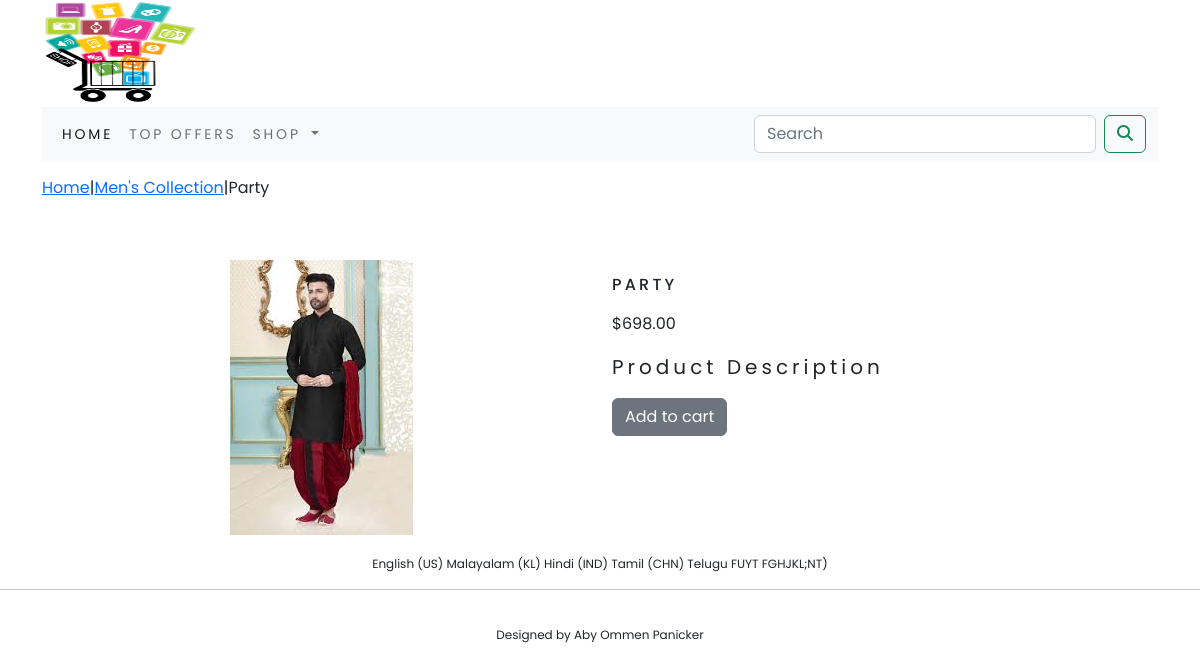
Page /shop/mens-collection/party/ on the committed database.
### shop/models.py (models this page shows, shortened)
class Product(models.Model):
    name=models.CharField(max_length=250,unique=True)
    slug=models.SlugField(max_length=250,unique=True)
    description=models.TextField(blank=True)
    price=models.DecimalField(max_digits=10,decimal_places=2)
    category=models.ForeignKey(Category,on_delete=models.CASCADE)
    image = models.ImageField(upload_to='product',blank=True)
    stock=models.IntegerField()
    available=models.BooleanField(default=True)
    created=models.DateTimeField(auto_now_add=True)
    updated=models.DateTimeField(auto_now=True)
    class Meta:
        ordering=('name',)
        verbose_name='product'
        verbose_name_plural='products'

class Category(models.Model):
    name=models.CharField(max_length=250,unique=True)
    slug=models.SlugField(max_length=250,unique=True)
    description=models.TextField(blank=True)
    image=models.ImageField(upload_to='category',blank=True)
    class Meta:
        ordering = ('name',)
        verbose_name = 'category'
        verbose_name_plural = 'categories'
    def get_url(self):
        return reverse('shop:products_by_category',args=[self.slug])
    def __str__(self):
        return  '{}'.format(self.name)

### shop/views.py (the view)
# urls.py: path('<slug:c_slug>/<slug:product_slug>/',views.proDetail,name='prodCatdetail')
def proDetail(request,c_slug,product_slug):
    try:
        product = Product.objects.get(category__slug=c_slug,slug=product_slug)
    except Exception as e:
        raise e
    return render(request,"product.html",{'product':product})

### cart/context_processors.py (called while the page is built)
def counter(request):
    item_count=0
    if 'admin' in request.path:
        return {}
    else:
        try:
            cart=Cart.objects.filter(cart_id=_cart_id(request))
            cart_items=CartItem.objects.all().filter(cart=cart[:1])
            for cart_item in cart_items:
                item_count += cart_item.quantity
        except Cart.DoesNotExist:
            item_count=0
    return  dict(item_count=item_count)

### cart/views.py (called while the page is built)
def _cart_id(request):
    cart = request.session.session_key
    if not cart:
        cart = request.session.create()
    return cart

### shop/context_processors.py (called while the page is built)
def menu_links(request):
    links=Category.objects.all()
    return dict(links=links)

### templates/product.html (shortened to what this page needs)
{% extends 'base.html' %}
{% load static %}
{% block content %}
<div class="row my_prod_row_class">
    <div class="mx_auto">
        <p><a href="{% url 'shop:allProdCat'%}">Home</a>|<a href="{{product.category.get_url}}">{{product.category}}</a>|{{product.name}}</p>
    </div>
</div>
<div class="container">
<br>
<div class="row">
    <div class="col-12 col-sm-12 col-md-12 col-lg-6 text-center">
        <div style="min-width:18rem">
            <img src="{{product.image.url}}" alt="{{product.name}}">
        </div>
    </div>
     <div class="col-12 col-sm-12 col-md-12 col-lg-6 " >
         <div>
            <h1 class="my_prod_title">{{product.name}}</h1>
            <p>${{product.price}}</p>
            <p class="my_title"> Product Description</p>
            {% if product.stock <= 0 %}
            <p class="text-justify my_prod_text"><b>Out Stock</b></p>
            {% else %}
            <a class="btn btn-secondary" href="{% url 'cart:add_cart' product.id %}">Add to cart</a>
            {% endif %}
         </div>
    </div>
</div>
</div>
{% endblock %}

### static/css/custom.css (style rules this page uses)
body { font-family: 'Open Sans', sans-serif; font-family: 'Poppins', sans-serif; }
.my_title { font-size: 20px; text_transform: uppercase; letter-spacing: .2em; }
.my_prod_row_class { padding-top: 15px; Padding-bottom: 20px; }
.my_prod_title { font-size: 16px; text-transform: uppercase; letter-spacing:.2em; padding-bottom: 10px; padding-top: 15px; }

### rows in the picture
Product: category "Men's Collection", name "Party", image (picture), name "PARTY", price "698.00"
